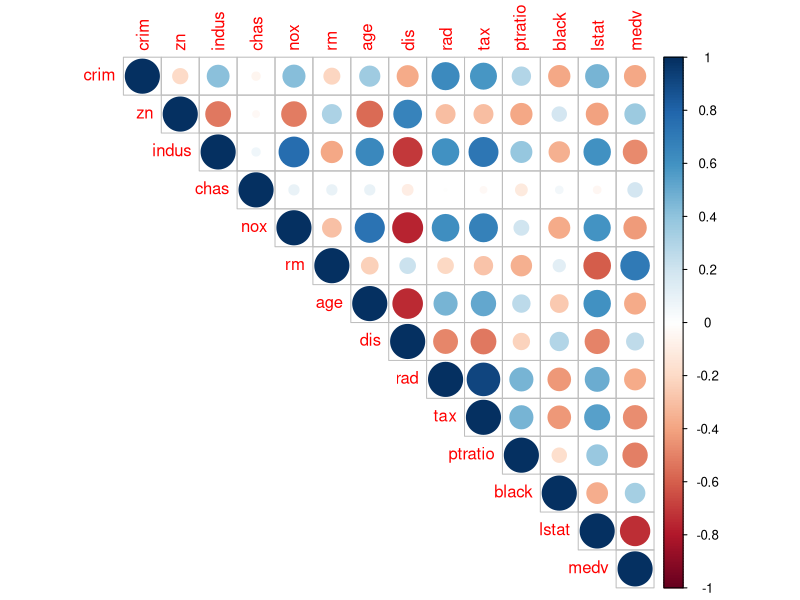
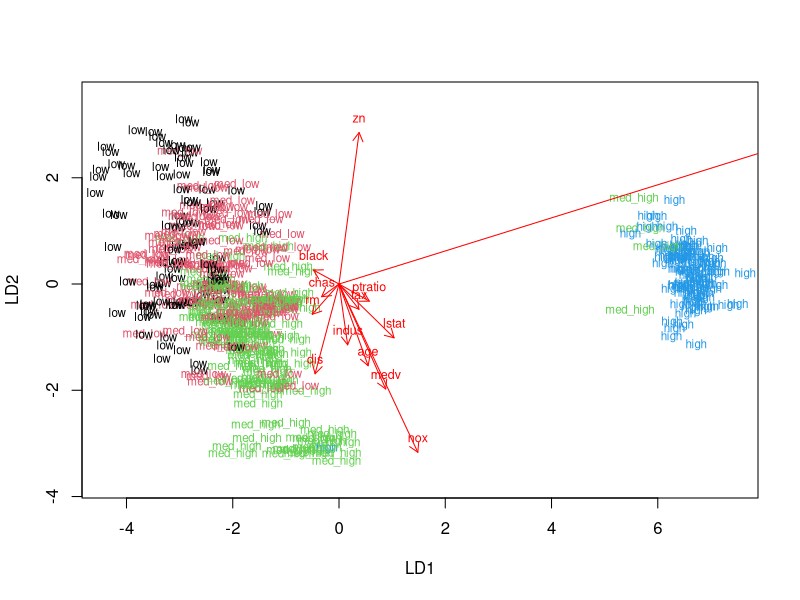
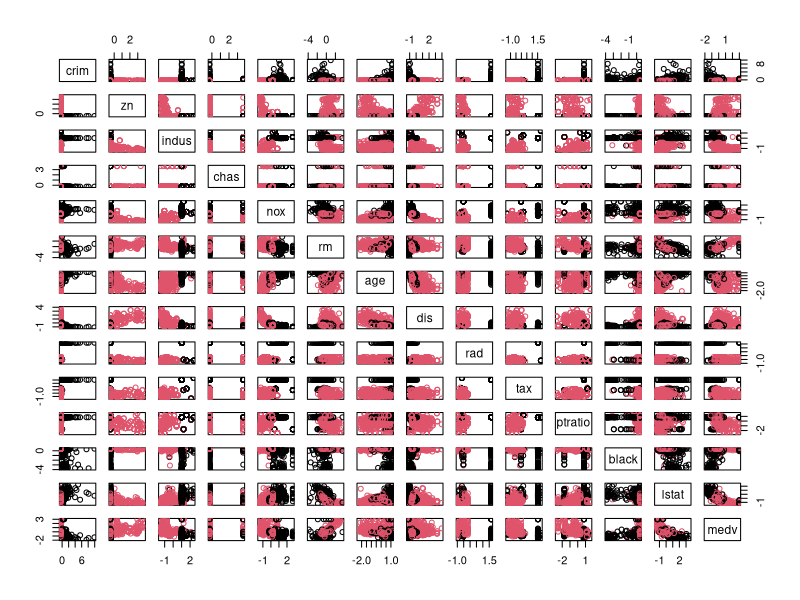
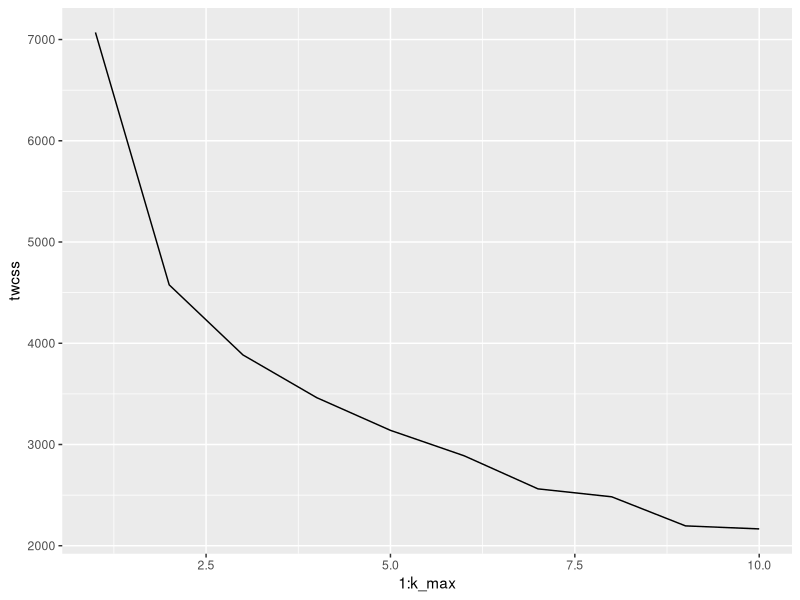
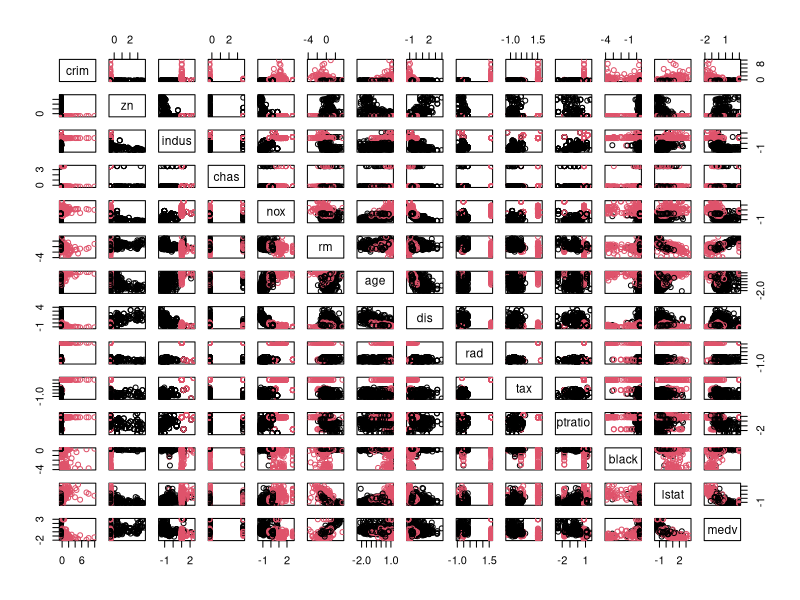

R code for these plots, in order:
## ---- chunk 1
# Loading the Boston dataset from the Mass package.
library(MASS)
library(ggplot2)
data("Boston")

summary(Boston)
str(Boston)

#The dataset has 506 observations and  14 variables. It contains information about Housing Values in Suburbs of Boston. 
#The dataframe  consists of the following columns: per capita crime rate by town (crim), proportion of residential land zoned for lots over 25,000 sq.ft (zn), proportion of non-retail business acres per town (indus), Charles River dummy variable (chas), nitrogen oxides concentration (nox), average number of rooms per dwelling (rm) proportion of owner-occupied units built prior to 1940 (age), weighted mean of distances to five Boston employment centres (dis), index of accessibility to radial highways (rad), full-value property-tax rate per $10,000 (tax), pupil-teacher ratio by town(ptratio), the proportion of blacks by town (black), lower status of the population % (lstat), median value of owner-occpupied homes in  $1000s  (medv).


#Visualization
library(MASS)
library(tidyr)
library(corrplot)
library(ggplot2)



# calculate the correlation matrix and round it
cor_matrix <- cor(Boston) 

#round matrix
cor_matrix2 <- round(cor_matrix,digits=2)

#plot matrix
corrplot(cor_matrix2, method="circle", type = 'upper')

# From this correlation matrix we can see e.g.  that crime rate correlates quite strongly positively with rad, tax and even lstat. So accessibility to radial high ways and lower status of the population increase the crime rate, but so does full-value property-tax rate. Dis instead has  strong negative correlation with  age, nox and indus. So weighted mean distance to the employment centers correlates negatively with the amount of pollution, porpotion of non-retail business acres and porpotion of  units built before 1940. So further away from employment centers there is less pollution but also less business acres and so on.


## ---- chunk 2

library(MASS)
data("Boston")

#  "Scaling is a technique for comparing data that isn’t measured in the same way. It is normalization of the dataset. In the scaling we subtract the column means from the corresponding columns and divide the difference with standard deviation. When working with vectors or columns in a data frame, scaling is frequently employed."

# center and standardize variables
boston_scaled1 <- scale(Boston)

# summaries of the scaled variables
summary(boston_scaled1)

# class of the boston_scaled object
class(boston_scaled1)

# change the object to data frame and view data
boston_scaled <- as.data.frame(boston_scaled1)
View(boston_scaled)


#boston_scaled$crim <- as.numeric(boston_scaled$crim)

# summary of the scaled crime rate
summary(boston_scaled$crim)

# create a quantile vector of crim and print it
bins <- quantile(boston_scaled$crim)
bins

# create a categorical variable 'crime'
quantile_names <- c("low", "med_low", "med_high", "high") 

crime <- cut(boston_scaled$crim, breaks = bins, label = quantile_names, include.lowest = TRUE)

# look at the table of the new factor crime
table(crime)

# remove original crim from the dataset
boston_scaled <- dplyr::select(boston_scaled, -crim)

# add the new categorical value to scaled data
boston_scaled <- data.frame(boston_scaled, crime)


#CREATING A TRAIN AND A TEST SET
# number of rows in the Boston dataset 
n <- nrow(boston_scaled)

# choose randomly 80% of the rows
ind <- sample(n,  size = n * 0.8)

# create train set
train <- boston_scaled[ind,]

# create test set 
test <- boston_scaled[-ind,]

# save the correct classes from test data
correct_classes <- test$crime

# remove the crime variable from test data
test <- dplyr::select(test, -crime)
## ---- chunk 3

library(MASS)

# linear discriminant analysis
lda.fit = lda(crime ~ ., data=train)

# the function for lda biplot arrows
lda.arrows <- function(x, myscale = 1, arrow_heads = 0.1, color = "red", tex = 0.75, choices = c(1,2)){
  heads <- coef(x)
  arrows(x0 = 0, y0 = 0, 
         x1 = myscale * heads[,choices[1]], 
         y1 = myscale * heads[,choices[2]], col=color, length = arrow_heads)
  text(myscale * heads[,choices], labels = row.names(heads), 
       cex = tex, col=color, pos=3)
}

# target classes as numeric
classes <- as.numeric(train$crime)

# plot the lda results
plot(lda.fit, dimen = 2, col=classes, pch='classes') 

lda.arrows(lda.fit, myscale = 4)

## ---- chunk 4
lda.fit = lda(crime ~ ., data=train)

# predict classes with test data (lda.pred was created with train data, now we want to see whether our model can predict the results for test data) 
lda.pred <- predict(lda.fit, newdata = test)

# cross tabulate the result
table(correct = correct_classes, predicted = lda.pred$class)

# our model can predict well who belong to the  high-crime class (no false negatives, though one high was casslified as med-high), but the other classes have more variation/the model is not performing as well in them.

## ---- chunk 5
#Reloading the Boston dataset and standardizing it
library(MASS)
library(ggplot2)
data("Boston")
#K-means might produce different results every time, because it randomly assigns the initial cluster centers. The function `set.seed()` can be used to deal with that.
set.seed(123)
boston_scaled <- as.data.frame(scale(Boston))

#Calculating the distances with euclidean distance matrix and manhattan distance matrix: 

# euclidean distance matrix and printing the summary
dist_eu <- dist(boston_scaled)
summary(dist_eu)

# manhattan distance matrix and pringing the summary
dist_man <- dist(boston_scaled, method = "manhattan")
summary(dist_man)

#Running K-means algorithm on the dataset
km <- kmeans(boston_scaled, centers = 2)
km

# plot the Boston dataset with clusters
pairs(boston_scaled, col = km$cluster)



#Determining the number of clusters
k_max <- 10

# calculate the total within sum of squares
twcss <- sapply(1:k_max, function(k){kmeans(boston_scaled, k)$tot.withinss})

# visualize the results
qplot(x = 1:k_max, y = twcss, geom = 'line')

# k-means clustering, centers=2 (number of clusters), because in the optimum number of cluster is the value of total WCSS changes radically (about 2 in the plot).
km <- kmeans(boston_scaled, centers = 2)
km


# plotting the dataset with clusters
pairs(boston_scaled, col = km$cluster)

